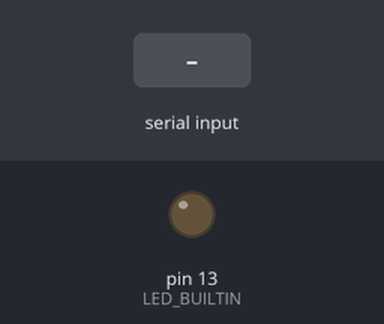
This sketch was run on a simulated Arduino Uno, built with avr-gcc and run on an emulated ATmega328P. Parts: output pins drawn as LEDs (lit = HIGH). The inputs (shaded band) are chosen by the test bench.

Above: at 1.2 s.
1.3 s: "1" received over Serial
Timing chart, 0 to 4.3 s (numbered marks = the images above; inputs shaded):
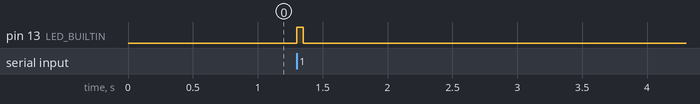

The sketch:

read_write_speed.ino
```cpp
int testbyte;

void setup() {
  Serial.begin(2000000);

 testbyte = 70;

 pinMode(LED_BUILTIN, OUTPUT);
}

void loop() {


  while(!Serial.available());

  digitalWrite(LED_BUILTIN, HIGH);
  delay(Serial.read());
digitalWrite(LED_BUILTIN, LOW);

}
```

Measured:
- after the input at 1.3 s, pin 13 (LED_BUILTIN): LOW → HIGH at once, → LOW 0.05 s later
